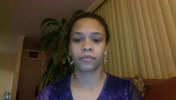
#> input picture frame 3 of gesture_recognition/randomly_selected_subset/sam103_84659_2.mp4, 176 x 100 px
$ python colour_and_focus.py
#> lines starting #> are read from the running program, lines starting #| are printed output that depends on the picture; after the words box and inside, x2 and y2 are one past the last pixel; in counts of white or black regions, pixels touching at a corner belong together
# -*- coding: utf-8 -*-
"""
Converts video into spikes using retina-inspired encoding.
Subsequent frames are compared with each other pixel by pixel.
A frame is split into blocks, imitating peripheral vision.
These blocks are converted into greyscale to compare brightness.
The foveal area of the image is defined as the block with the most activity.
This focus block is assessed using colour vision.

How spikes are created in peripheral blocks:
When a pixel's brightness changes by more than a defined threshold between
frames, a spike is created for this pixel location. If there are more than a
defined number of spikes in a block, the block creates a spike.

How spikes are created in the focus/foveal block:
For each pixel, the BGR values are transformed into CIELAB colour space. Then
the CIEDE2000 formula is used to compute the delta E of the colours. If
delta E is larger than a defined threshold, this pixel creates a spike. If the
fovea pixels are to be summarised in blocks, a block creates a spike if there
are more than a defined number of spikes in a block.

@author: Anne Wendt
"""

import os
import sys
import time

import colour.difference as cd
import cv2  # OpenCV library
import matplotlib.pyplot as plt
import numpy as np


###############################################################################
###                            GLOBAL PARAMETERS                            ###
###############################################################################

# DIRECTORY = os.path.join('H:', os.sep, 'Data', 'Anne', 'projects', 'NZSL', 'videos')
# DIRECTORY = os.path.join('C:', os.sep, 'Users', 'em165153', 'Documents', 'JESTER')
# DIRECTORY2 = os.path.join('C:', os.sep, 'Users', 'em165153', 'Documents', 'JESTER', 'encoded')
DIRECTORY = 'randomly_selected_subset'
DIRECTORY2 = 'encoded_subset'
FILETYPE = '.mp4'  # only these files in the directory will be encoded

TEST_RUN = True  # play videos more slowly and do not close windows at the end

# these thresholds are used when comparing subsequent frames on a pixel base
# if they differ enough, a spike is created
PIXEL_THRESHOLD = 25  # applies to the outer blocks in greyscale
FOVEA_THRESHOLD = 5  # applies to the central block in colour = DELTA E JND

# how many blocks do we want in each row and column for each block level
# adjust for different template sizes
#          m  n
BLOCKS = [[4, 4],  # block 0 (outermost periphery)
#          [4, 4],  # block 1
          [4, 4],  # block 2
#          [4, 4],  # block 3
          [5, 5],  # block 4
          [6, 6]]  # block 5 (fovea)

# threshold for a periphery block to be counted as a spike
BLOCK_THRESHOLD = 0.1

# threshold for a fovea block to be counted as a spike
BLOCK_FOVEA_THRESHOLD = 0.5

# how many times smaller or larger than its direct neighbours is each block
BLOCK_SCALING_FACTOR = 4 ** (1 / (len(BLOCKS) - 1))
if TEST_RUN:
    print("Block scaling factor:", BLOCK_SCALING_FACTOR)

# parameters that will be used to draw the blocks
# OpenCV uses BGR colour format!
COLOURS = [(255, 0, 0),  # level 0 - blue
#           (255, 255, 0),  # level 1 - cyan
           (0, 255, 0),  # level 2 - green
#           (0, 255, 255),  # level 3 - yellow
#           (0, 128, 255),  # level 4 - orange
           (0, 0, 255)]  # level 5 - red

LINE_WIDTH = 1  # in pixels


###############################################################################
###                                FUNCTIONS                                ###
###############################################################################

# [36 lines left out: functions clean_up_and_exit, draw_boundaries, not called in this run]


def encode(filename):
    """
    Transforms a video file into a sample spike file and saves the sample.
    """
#> called with filename = 'sam103_84659_2.mp4'

    print("Encoding " + filename, end='\t')

    # keep in mind that openCV uses BGR!
    capture = cv2.VideoCapture(os.path.join(DIRECTORY, filename))

    # print debug information
    if TEST_RUN:
        show_debug_information(capture)

    # check data
    if capture.get(cv2.CAP_PROP_FRAME_COUNT) < 3:
        clean_up_and_exit(capture, "File must have more than two frames")

    # create output windows
    cv2.namedWindow("Original", cv2.WINDOW_AUTOSIZE)
    cv2.namedWindow("Pixel Spikes", cv2.WINDOW_AUTOSIZE)
    cv2.namedWindow("Fovea Spikes", cv2.WINDOW_AUTOSIZE)

    # read first frame
    success, frame_t0 = capture.read()
#> frame_t0 is the input picture: shape (100, 176, 3); mean B, G, R 49.8, 70.7, 87.8
    if not success:
        clean_up_and_exit(capture, "Could not read first frame")

    # set initial focus coordinates to centre of image
    focus = (int(frame_t0.shape[1] / 2), int(frame_t0.shape[0] / 2))
#> focus = (88, 50)

    # calculate block size and position
    block_info = get_block_info(frame_t0.shape)

    # read second frame
    success, frame_t1 = capture.read()  # assume this one works if t0 worked

    # create output array
    sample = np.zeros((1, block_info['total_number'] + block_info['fovea_number']))

    while success:
        # convert frames to greyscale
        f0_grey = cv2.cvtColor(frame_t0, cv2.COLOR_BGR2GRAY)
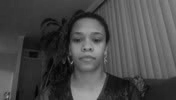
#> f0_grey: shape (100, 176); min 1, max 172, mean 73.4
        f1_grey = cv2.cvtColor(frame_t1, cv2.COLOR_BGR2GRAY)

        # calculate the difference between pixel brightness
        pixel_spikes = get_frame_diff_as_spikes(f0_grey, f1_grey)
#> in get_frame_diff_as_spikes, `diff = cv2.absdiff(frame0, frame1)`:
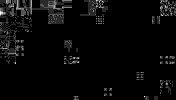
#> diff: shape (100, 176); min 0, max 6, mean 0.202; drawn with min black and max white
#> in get_frame_diff_as_spikes, `pixel_spikes = cv2.threshold(diff, PIXEL_THRESHOLD, 1, cv2.THRESH_BINA..`: pixel_spikes: shape (100, 176); every value is 0

        # get current block boundaries based on current focus area
        boundaries = get_boundaries(frame_t0.shape, block_info, focus)

        # get spikes for blocks and update focus
        spikes, focus = get_block_spikes(pixel_spikes, block_info, boundaries, focus)

        # get colour difference for focus
        fovea_pixel_spikes = get_fovea_spikes(frame_t0, frame_t1, boundaries[-1])

        # summarise the spikes into their blocks
        fovea_spikes = get_block_fovea(fovea_pixel_spikes, block_info)

        # add fovea row to spike row
        spikes = np.append(spikes, fovea_spikes, axis=1)

        # add spike row to final output
        sample = np.append(sample, spikes, axis=0)

        # draw block boundaries
        frame_t0 = draw_boundaries(frame_t0, block_info, boundaries)

        # update display windows
        cv2.imshow("Original", frame_t0)
        cv2.imshow("Pixel Spikes", pixel_spikes * 255)
        cv2.imshow("Fovea Spikes", fovea_pixel_spikes * 255)

        # stop when Esc key is pressed
        if cv2.waitKey(1) == 27:
            break

        # slow down processing to enable observation
        if TEST_RUN:
            time.sleep(0.1)

        # move to next image
        frame_t0 = frame_t1
        success, frame_t1 = capture.read()

    # remove the first line that we filled with zeros when creating the sample array
    sample = np.delete(sample, 0, axis=0)

    save_result_file(filename, sample)

    # some stats to optimise thresholds based on spike rate
    periphery_spike_rate = np.mean(sample[:, :block_info['total_number']+1])
    fovea_spike_rate = np.mean(sample[:, block_info['total_number']+1:])
    print(f'Periphery {periphery_spike_rate:.6f}   Fovea {fovea_spike_rate:.6f}')

    return (periphery_spike_rate, fovea_spike_rate)


# [39 lines left out: function get_block_fovea, not called in this run]


def get_block_info(frame_shape):
    """
    Calculates the sizes of the blocks based on the size of the frame.
    """

    height = frame_shape[0]
    width = frame_shape[1]

    # count number of pixels per block and total number of blocks
    block_widths = []
    block_heights = []
    total_number_of_blocks = 0
    for i in range(len(BLOCKS)):
        block_widths.append(int(width / ((BLOCK_SCALING_FACTOR ** i) * BLOCKS[i][0])))
        block_heights.append(int(height / ((BLOCK_SCALING_FACTOR ** i) * BLOCKS[i][1])))
        total_number_of_blocks += BLOCKS[i][0] * BLOCKS[i][1]

    # remove fovea block
    total_number_of_blocks -= BLOCKS[-1][0] * BLOCKS[-1][1]

    # build return dict
    block_info = {'widths': block_widths,
                  'heights': block_heights,
                  'total_number': total_number_of_blocks}

    # distinguish between pixel-wise and block-wise fovea
    a, b = 0, 0
    if BLOCKS[-1] == [1, 1]:
        a = block_heights[-1]
        b = block_widths[-1]
    else:
        a = BLOCKS[-1][0]
        b = BLOCKS[-1][1]

    block_info['fovea_number'] = a * b

    # debug info
    if TEST_RUN:
        print("Number of input channels required for periphery: ",
              block_info['total_number'])
        print("Number of input channels required for fovea: ",
              a, "x", b, "=", block_info['fovea_number'])
        m = block_heights[-1] * BLOCKS[-1][0]
        n = block_widths[-1] * BLOCKS[-1][1]
        print("Size of the fovea in pixels:", m, "x", n, "=", m*n)

    return block_info


def get_block_spikes(pixel_spikes, block_info, boundaries, focus):
    """
    Calculates which block emits a spike. Also determines the most active region.
    Returns row of spikes going from outermost to innermost block and
    from left to right then from top to bottom.
    Returns coordinates of focus.
    """

    # create output row
    spikes = np.zeros((1, block_info['total_number']))

    # keep track of current item in output spike row
    block_index = 0

    # keep track of most active region
    highest_spike_rate = 0.0

    for i in range(len(BLOCKS) - 1):
        for col in range(BLOCKS[i][0]):
            col_start = (col * block_info['widths'][i]) + boundaries[i][0]
            col_end = col_start + block_info['widths'][i]

            for row in range(BLOCKS[i][1]):
                row_start = (row * block_info['heights'][i]) + boundaries[i][2]
                row_end = row_start + block_info['heights'][i]

                # calculate block's spike rate
                block_mean = np.mean(pixel_spikes[row_start:row_end, col_start:col_end])

                # check if we need to create a spike
                if block_mean > BLOCK_THRESHOLD:
                    spikes[0, block_index] = 1

                # increase counter to keep track of next spike
                block_index += 1

                # find block with most activity
                if block_mean > highest_spike_rate:
                    highest_spike_rate = block_mean
                    # set actvity centre to centre of block
                    focus = (int((col_start + col_end) / 2),
                             int((row_start + row_end) / 2))

    return spikes, focus


def get_boundaries(frame_shape, block_info, focus):
    """
    Calculates the current outer boundaries of the blocks.
    The blocks must not go over the edges of the frame.
    """
#> called with frame_shape = (100, 176, 3), focus = (88, 50)

    max_col = frame_shape[1]
    max_row = frame_shape[0]

    widths = block_info['widths']
#> widths = [44, 27, 13, 7]
    heights = block_info['heights']
#> heights = [25, 15, 7, 4]

    # calculate block position for drawing
    boundaries = []  # one entry per block level - start_col, end_col, start_row, end_row
    boundaries.append([0, max_col, 0, max_row])  # level 0 always covers full frame

    for i in range(1, len(BLOCKS)):
        start_col = int(focus[0] - ((BLOCKS[i][0] / 2) * widths[i]))
        if start_col < 0:
            start_col = 0

        end_col = start_col + (BLOCKS[i][0] * widths[i])
        if end_col > max_col:
            start_col -= (end_col - max_col)
            end_col = max_col

        start_row = int(focus[1] - ((BLOCKS[i][1] / 2) * heights[i]))
        if start_row < 0:
            start_row = 0

        end_row = start_row + (BLOCKS[i][1] * heights[i])
        if end_row > max_row:
            start_row -= (end_row - max_row)
            end_row = max_row

        boundaries.append([start_col, end_col, start_row, end_row])
#> after the loop in get_block_spikes, `for i in range(len(BLOCKS) - 1):`: block_index = 57; focus = (88, 50); highest_spike_rate = 0

    return boundaries


def get_fovea_spikes(frame_t0, frame_t1, fovea_boundaries):
    """
    Calculates if the colours of the pixels in the fovea block differ enough
    to create a spike. For this, it uses the CIEDE 2000 Delta E method.
    Returns a two-dimensional matrix of spikes.
    """

    # transform fovea area to CIELAB colour space
    # fovea boundaries are in order start_col, end_col, start_row, end_row
    fovea0_lab = cv2.cvtColor(frame_t0[fovea_boundaries[2]:fovea_boundaries[3],
                                       fovea_boundaries[0]:fovea_boundaries[1],
                                       :],
                              cv2.COLOR_BGR2Lab)
#> fovea0_lab: shape (24, 42, 3); mean of channels 0, 1, 2 110, 133.6, 137.2
    fovea1_lab = cv2.cvtColor(frame_t1[fovea_boundaries[2]:fovea_boundaries[3],
                                       fovea_boundaries[0]:fovea_boundaries[1],
                                       :],
                              cv2.COLOR_BGR2Lab)
#> fovea1_lab: shape (24, 42, 3); mean of channels 0, 1, 2 109.9, 133.6, 137.2

    # calculate delta E for each pixel
#> (the run stopped early here; a loop or call above may not have finished)

$ run again, starting later in the video
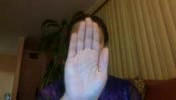
#> input picture frame 16 of gesture_recognition/randomly_selected_subset/sam103_84659_2.mp4, 176 x 100 px
#> in encode, frame_t0 is the input picture: shape (100, 176, 3); mean B, G, R 52.3, 68.5, 83.5
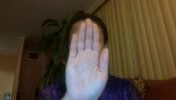
#> input picture frame 17 of gesture_recognition/randomly_selected_subset/sam103_84659_2.mp4, 176 x 100 px
#> in encode, frame_t1 is the input picture: shape (100, 176, 3); mean B, G, R 51.3, 67.8, 82.4
#> in get_frame_diff_as_spikes, `pixel_spikes = cv2.threshold(diff, PIXEL_THRESHOLD, 1, cv2.THRESH_BINA..`:
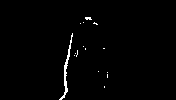
#> pixel_spikes: shape (100, 176); values 0 (black) and 1 (white), 1.2% white in thin lines or dots, all inside (x1, y1, x2, y2) = (59, 17, 108, 100)
#> after the loop in get_block_spikes, `for i in range(len(BLOCKS) - 1):`: block_index = 57; focus = (61, 63); highest_spike_rate = 0.209
#> in encode, `spikes, focus = get_block_spikes(pixel_spikes, block_info, boundaries,..`: focus = (61, 63)
#> fovea0_lab: shape (24, 42, 3); mean of channels 0, 1, 2 145.8, 135.1, 128.9
#> fovea1_lab: shape (24, 42, 3); mean of channels 0, 1, 2 142.6, 134.8, 129.2

$ run again, starting later in the video
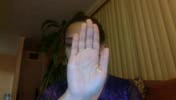
#> input picture frame 28 of gesture_recognition/randomly_selected_subset/sam103_84659_2.mp4, 176 x 100 px
#> in encode, frame_t0 is the input picture: shape (100, 176, 3); mean B, G, R 50.1, 67.4, 81.9
#> in encode, `f0_grey = cv2.cvtColor(frame_t0, cv2.COLOR_BGR2GRAY)`:
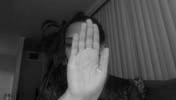
#> f0_grey: shape (100, 176); min 2, max 193, mean 69.7
#> in get_frame_diff_as_spikes, `diff = cv2.absdiff(frame0, frame1)`:
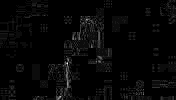
#> diff: shape (100, 176); min 0, max 20, mean 0.531; drawn with min black and max white
#> pixel_spikes: shape (100, 176); every value is 0
#> after the loop in get_block_spikes, `for i in range(len(BLOCKS) - 1):`: block_index = 57; focus = (88, 50); highest_spike_rate = 0
#> fovea0_lab: shape (24, 42, 3); mean of channels 0, 1, 2 141, 134.5, 130.7
#> fovea1_lab: shape (24, 42, 3); mean of channels 0, 1, 2 140.7, 134.5, 130.7
